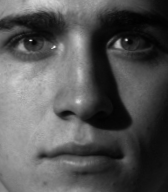
%> input picture Image enhancement/Images and theie enhanced imaged/4.pgm, 168 x 192 px
$ octave pdf.m   (GNU Octave 9; MATLAB toolbox functions it lacks are replaced by stand-ins)
%> lines starting %> are read from the running program, lines starting %| are printed output that depends on the picture
### Image enhancement/membershipFunction.m
function [gausf,l] = membershipFunction(image)
I = imread(image);                                         %Extracting image as a unnormalized histogram
grayflag=size(size(I)');
if grayflag(1)==3
    I = rgb2gray(I);                                                %Converting the rgb figure to grayscale figure
end
% figure, subplot(2,2,1), imshow(I); %Figure 1
% title('GrayScale Image');
% subplot(2,2,2), imhist(I);
% title('Histogram of Image');
%%
% Step: 1--Smoothen the histogram of the input image
[counts,x] = imhist(I);                                         %Extracting data for Image I in form of number of pixels having the particular gray level
counts = smooth(counts);
% subplot(2,2,3), bar(x, counts);
% title('Smooth Histogram');
counts = (counts - min(counts))./(max(counts)-min(counts));     %Normalizing the Image I
counts = smooth(counts);
% subplot(2,2,4), bar(x, counts);
% title('Normalized Smooth Histogram');
% figure,plot(x,counts);

%Assumin the plot has three peaks
%%
[vtemp3,vtemp4,k] = find_peeks(counts,x); %plot the peak identified graph with half peak prominanace algorithm
%%
[L,M]=find_minima(counts,vtemp3,k);% get the minima between the identified significant peaks ,k returns number of significant peaks +1
k=k-1;
%%
l =[1 L 256];
%% genralization of the fitting for any number of significant peaks
%gausl is matrix of all left fitted gausians
%gausr is matrix of all right fitted gausians
%gausf is matrix (256Xn) of combined left and right gausians ,where n is
%the number of peaks identified.
figure, bar(counts);
gausl=zeros(256,k);
gausr=zeros(256,k);
gausf=zeros(256,k);
for i=1:k
    [sdl(i),errl(i),gausl(:,i)] = plot_left_gaussian(l(i),vtemp3(i),vtemp4(i),x,counts);
    [sdr(i),errr(i),gausr(:,i)] = plot_right_gaussian( vtemp3(i),l(i+1),vtemp4(i),x,counts );
    gausf(:,i)=[gausl(1:vtemp3(i),i); gausr(vtemp3(i)+1:256,i)];
end
return;
end

### Image enhancement/find_peeks.m
%% Function for calculating significant peaks from the histogram given with half-prominanece peak method
%pass counts= histogram array and x is the x-axis array i.e,1 to 256
%this returns 3 variables ,loc is location of significant peaks (index of the peak),pks is the peak value at the respective location
%K is the ""(nubmer of peaks identified)+1""  made it like this to make ease further calculation as matlab does not allow index 0 Eg:-A(0)  in further steps

function [loc,pks,k] = findpeeks(counts,x)
fprintf("Finding Significant Peaks ......\n ");

%thres=Threshold value of the significant peak area i.e, height *width
thres=1;

%calculating the peak width at half promienence
findpeaks(counts,x,'Annotate','extents','WidthReference','halfprom')
title('Identifying Significant peaks with half-prominance')

% proms is the prominanace of each peak i.s, height of each peak
[pks,locs,widths,proms] = findpeaks(counts,x);

%vtemp1 is the array of areas of significance whichis further compared with
%threshold to obtain significant peaks
vtemp1 = widths.*proms;
fprintf("The significance of each peak is \n");
disp(vtemp1);

%vtemp2 is a variable for total number of peaks (significant with insignificant)
vtemp2 = (size(vtemp1()));
k=1;
for i=1:vtemp2(1)
    if vtemp1(i)>=thres
        vtemp3(k)= locs(i);
        vtemp4(k)= pks(i);
        k=k+1;
    end
end
%If suppose there is no significant peak then, just assigning the maximum of
%histogram as peak value and making k=2,as now we got a peak identified
if k==1
    [vtemp4,vtemp3] = max(counts);
    k=2;
end
loc = vtemp3;
pks = vtemp4;
fprintf("Identified significant peaks are at \n");
disp(vtemp3);
fprintf("NOTE: This significance is obtained by considering threshold value as %f ( prominence*width > %f )\n \n",thres,thres);
end

### Image enhancement/pdf.m
%%     Vamshi         Interval Type-2 Approach to Automatic PDF Generation for Histogram Specification

%% Data pre-processing -- Give Input Here

clc;
clear all;
close all;
img = '/home/vamshi/Desktop/Image enhancement/Images and theie enhanced imaged/4.pgm';                                               %Image name
img_o = imread(img);                                            %Reading image
%> img_o is the input picture: size 192x168 uint8; min 1, max 241, mean 84.8
grayflag=size(size(img_o)');
%> grayflag = [2 1]
if grayflag(1)==3
    img_o = rgb2gray(img_o);                                                %Converting the rgb figure to grayscale figure
end

%% Choose Method to find the Membership Values from Membership function
% A = Pointwise Method
% B = Center of Weights Method
% C = Area Method

METHOD_FLAG = 'A';

%% Step: 1--Smoothening and Normalization of histogram of the input image

figure, subplot(2,2,1), imshow(img_o);                            %Figure 1, Plotting original image and its histogram
subplot(2,2,2), imhist(img_o);
title('Image Histogram');

[histVal,x] = imhist(img_o);                                      %Storing values of 256 histogram bins
%> histVal = 256 values, max 552 at index 14, min 0 at index 1, mean 126; x = 256 values from 0 to 255
smoothHistVal = smooth(histVal);                                  %Smoothening the histogram values
%> smoothHistVal = 256 values, max 486.6 at index 15, min 0 at index 1, mean 125.9

subplot(2,2,3), bar(x, smoothHistVal);                            %Plotting the unnormalized smooth histogram
title('Smooth Histogram');

normHistVal = (smoothHistVal - min(smoothHistVal))./(max(smoothHistVal)-min(smoothHistVal));
%> normHistVal = 256 values, max 1 at index 15, min 0 at index 1, mean 0.259
normHistVal = normHistVal';                                       % Normalizing histogram

subplot(2,2,4), bar(x, normHistVal);                              %Plotting the normalized smooth histogram
title('Normalized Smooth Histogram');
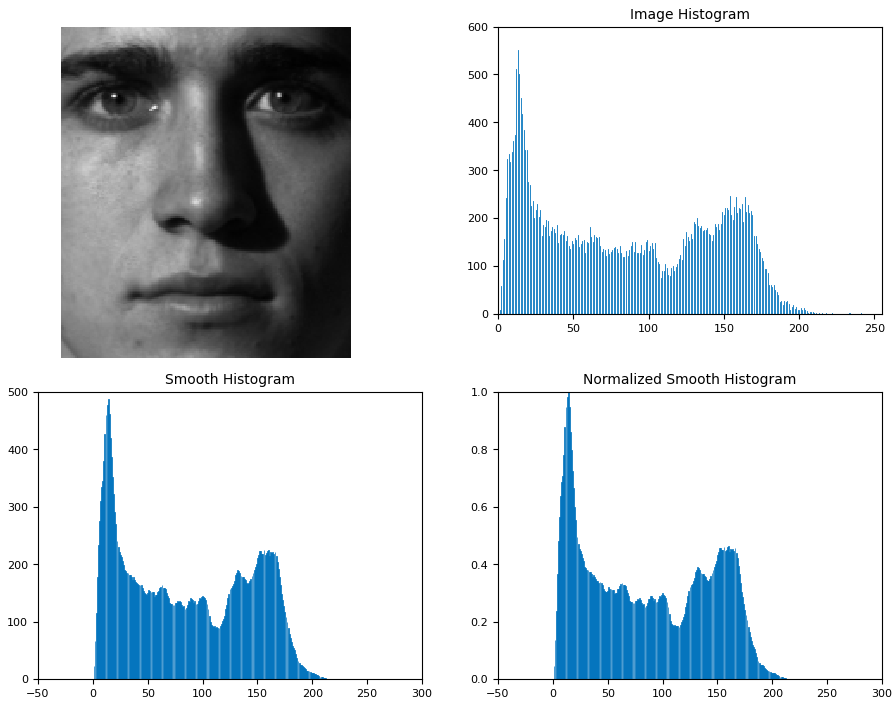
%> figure redrawn from the program's plot data, 4 panels

%% Step: 2--Performing Polynomial fitting on the smoothened histogram.
%Fitting the nth order polynomial to the histogram data
theta = polyfit(x, normHistVal', 2);                              %Getting coefficients of the nth polynomial
%> theta = [-3.68e-06 -0.00108 0.476]
polyVal = polyval(theta,x);                                       %Evaluating the best fit polynomial
%> polyVal = 256 values, max 0.476 at index 1, min -0.0382 at index 256, mean 0.259


%% Step: 3 Fitting the gaussian.

[mf,partition] = membershipFunction(img);  mf = mf';              %Fitting Gaussian MF and calculating partition
%> in membershipFunction, `[counts,x] = imhist(I);`: counts has the same summary as histVal outside membershipFunction; x = 256 values from 0 to 255
%> in membershipFunction, `counts = smooth(counts);`: counts has the same summary as smoothHistVal outside membershipFunction
%> in membershipFunction, `counts = (counts - min(counts))./(max(counts)-min(counts));`: counts has the same summary as normHistVal outside membershipFunction
%> in membershipFunction, `counts = smooth(counts);`: counts = 256 values, max 0.951 at index 14, min 0 at index 1, mean 0.258
%> the run ends on the next line

$ run again, with Image enhancement/Images and theie enhanced imaged/1.pgm copied over Image enhancement/Images and theie enhanced imaged/4.pgm
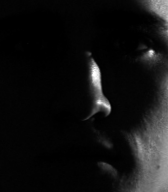
%> input picture Image enhancement/Images and theie enhanced imaged/1.pgm, 168 x 192 px
%> img_o is the input picture: size 192x168 uint8; min 0, max 255, mean 17.8
%> `[histVal,x] = imhist(img_o);`: histVal = 256 values, max 6621 at index 4, min 0 at index 201, mean 126; x = 256 values from 0 to 255
%> smoothHistVal = 256 values, max 4507 at index 3, min 1 at index 215, mean 125.5
%> normHistVal = 256 values, max 1 at index 3, min 0 at index 215, mean 0.0276
%> `title('Normalized Smooth Histogram');`:
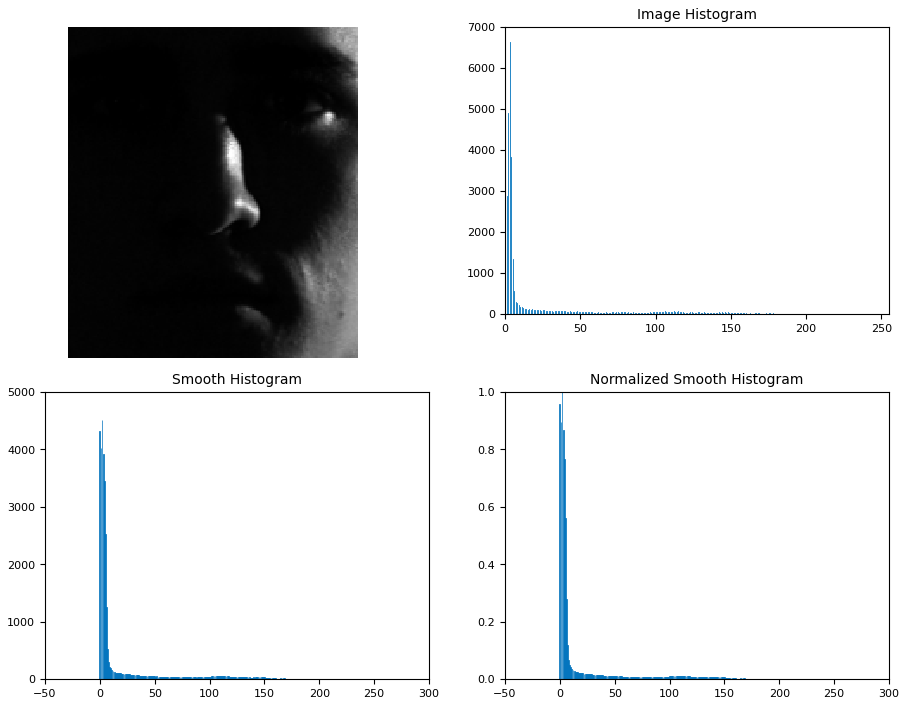
%> figure redrawn from the program's plot data, 4 panels
%> theta = [9.28e-06 -0.00292 0.199]
%> polyVal = 256 values, max 0.199 at index 1, min -0.0314 at index 159, mean 0.0276
%> in membershipFunction, `[counts,x] = imhist(I);`: counts has the same summary as histVal outside membershipFunction; x = 256 values from 0 to 255
%> in membershipFunction, `counts = smooth(counts);`: counts has the same summary as smoothHistVal outside membershipFunction
%> in membershipFunction, `counts = (counts - min(counts))./(max(counts)-min(counts));`: counts has the same summary as normHistVal outside membershipFunction
%> in membershipFunction, `counts = smooth(counts);`: counts = 256 values, max 0.957 at index 1, min 6.21e-05 at index 231, mean 0.0278

$ run again, with Image enhancement/Images and theie enhanced imaged/2.pgm copied over Image enhancement/Images and theie enhanced imaged/4.pgm
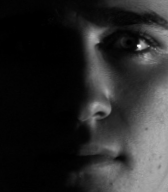
%> input picture Image enhancement/Images and theie enhanced imaged/2.pgm, 168 x 192 px
%> img_o is the input picture: size 192x168 uint8; min 0, max 255, mean 40.4
%> `[histVal,x] = imhist(img_o);`: histVal = 256 values, max 4692 at index 3, min 0 at index 178, mean 126; x = 256 values from 0 to 255
%> smoothHistVal = 256 values, max 3397.3 at index 2, min 0 at index 191, mean 125.4
%> normHistVal = 256 values, max 1 at index 2, min 0 at index 191, mean 0.0369
%> `title('Normalized Smooth Histogram');`:
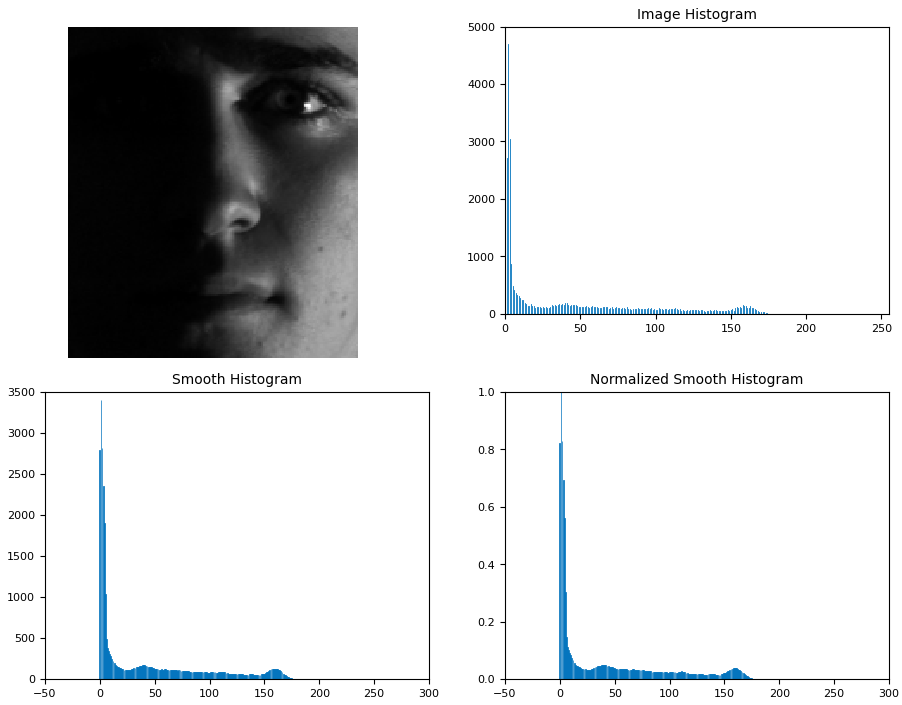
%> figure redrawn from the program's plot data, 4 panels
%> theta = [7.22e-06 -0.00243 0.19]
%> polyVal = 256 values, max 0.19 at index 1, min -0.0145 at index 169, mean 0.0369
%> in membershipFunction, `[counts,x] = imhist(I);`: counts has the same summary as histVal outside membershipFunction; x = 256 values from 0 to 255
%> in membershipFunction, `counts = smooth(counts);`: counts has the same summary as smoothHistVal outside membershipFunction
%> in membershipFunction, `counts = (counts - min(counts))./(max(counts)-min(counts));`: counts has the same summary as normHistVal outside membershipFunction
%> in membershipFunction, `counts = smooth(counts);`: counts = 256 values, max 0.884 at index 2, min 0 at index 193, mean 0.0368

$ run again, with Image enhancement/Images and theie enhanced imaged/3.pgm copied over Image enhancement/Images and theie enhanced imaged/4.pgm
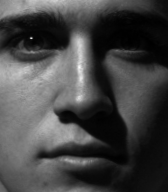
%> input picture Image enhancement/Images and theie enhanced imaged/3.pgm, 168 x 192 px
%> img_o is the input picture: size 192x168 uint8; min 0, max 251, mean 68.8
%> `[histVal,x] = imhist(img_o);`: histVal = 256 values, max 784 at index 11, min 0 at index 214, mean 126; x = 256 values from 0 to 255
%> smoothHistVal = 256 values, max 685.6 at index 12, min 0 at index 238, mean 125.4
%> normHistVal = 256 values, max 1 at index 12, min 0 at index 238, mean 0.183
%> `title('Normalized Smooth Histogram');`:
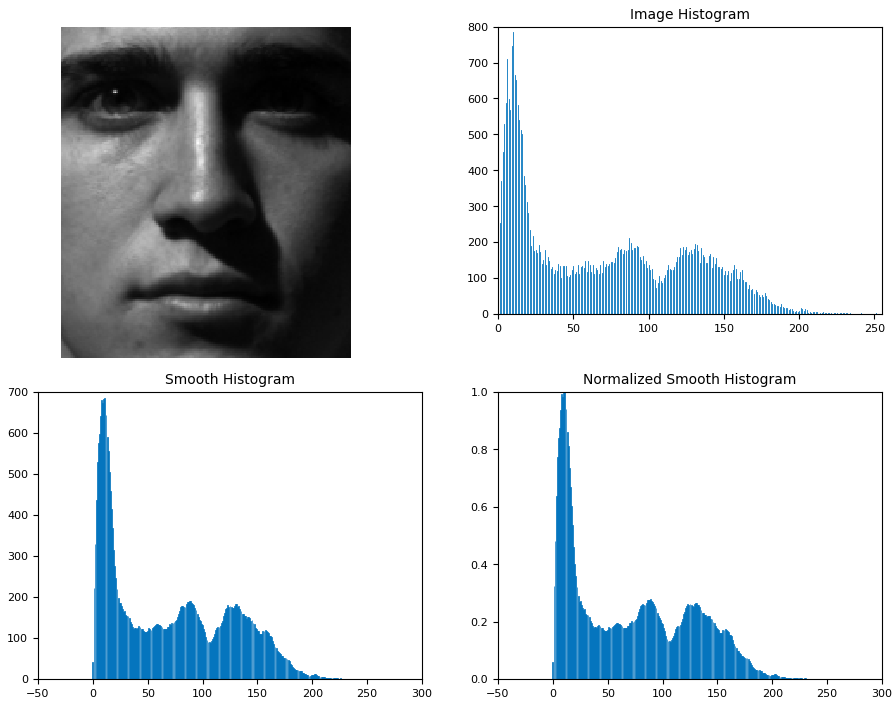
%> figure redrawn from the program's plot data, 4 panels
%> theta = [7.55e-06 -0.00388 0.513]
%> polyVal = 256 values, max 0.513 at index 1, min 0.0154 at index 256, mean 0.183
%> in membershipFunction, `[counts,x] = imhist(I);`: counts has the same summary as histVal outside membershipFunction; x = 256 values from 0 to 255
%> in membershipFunction, `counts = smooth(counts);`: counts has the same summary as smoothHistVal outside membershipFunction
%> in membershipFunction, `counts = (counts - min(counts))./(max(counts)-min(counts));`: counts has the same summary as normHistVal outside membershipFunction
%> in membershipFunction, `counts = smooth(counts);`: counts = 256 values, max 0.982 at index 11, min 0 at index 247, mean 0.182
